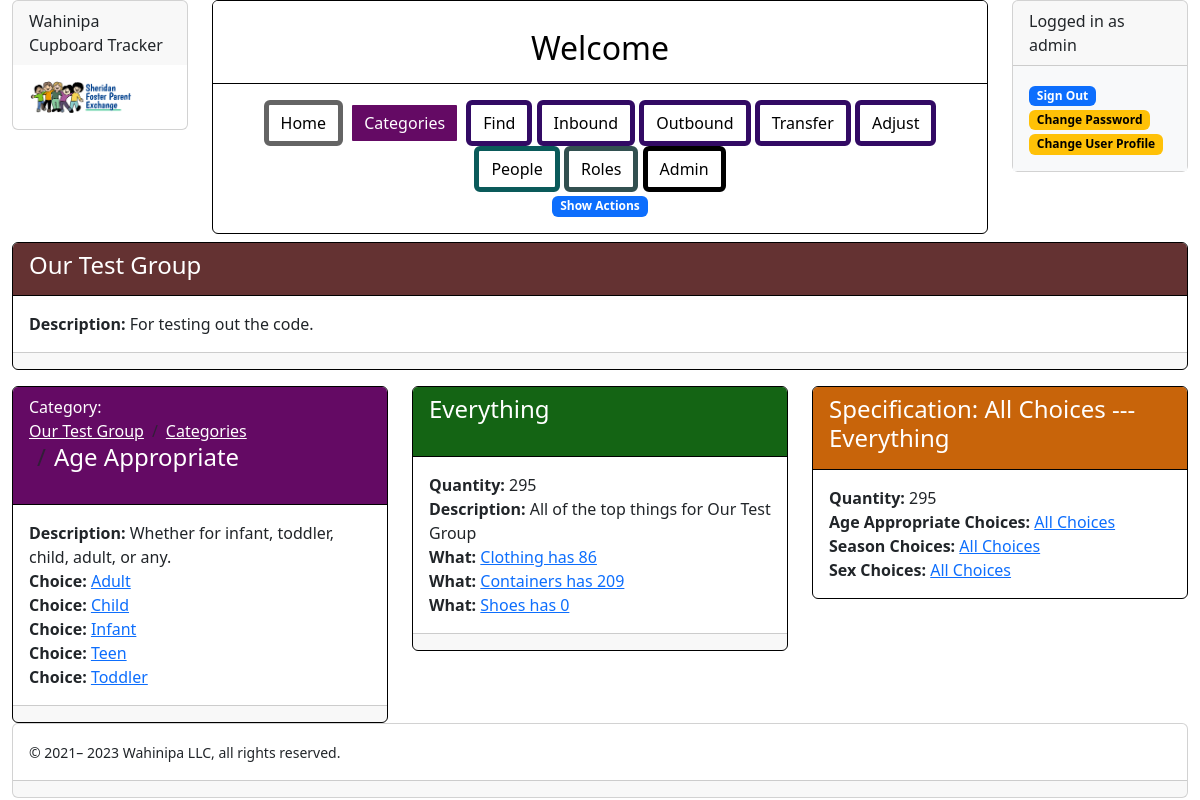
The app's page /wahinipa/category/view/role/1/1/1/8/3 (signed in) with its own data.
### www/tracking/modelling/people_model.py (models this page shows, shortened)
class User(CupboardDisplayContextMixin, IdModelMixin, database.Model, UserMixin):
    @property
    def is_active(self):
        return self.is_enabled
    singular_label = "Person"
    plural_label = "People"
    possible_tasks = ['update', 'delete', 'enable', 'disable']
    label_prefixes = {}
    flavor = "people"
    username = database.Column(database.String(255), nullable=False, unique=True)
    password = database.Column(database.String(255), nullable=False)
    is_enabled = database.Column(database.Boolean(), nullable=False, default=True)
    is_admin = database.Column(database.Boolean(), nullable=False, default=False)
    first_name = database.Column(database.Unicode(50), nullable=False, server_default=u'')
    last_name = database.Column(database.Unicode(50), nullable=False, server_default=u'')
    date_joined = database.Column(database.DateTime(), default=datetime.now())
    about_me = database.Column(database.Text(), nullable=False, server_default=u'')
    linkages = database.relationship('Linkage', backref='person', lazy=True, cascade='all, delete')
    root_assignments = database.relationship('RootAssignment', backref='person', lazy=True, cascade='all, delete')
    place_assignments = database.relationship('PlaceAssignment', backref='person', lazy=True, cascade='all, delete')
    universal_assignments = database.relationship('UniversalAssignment', backref='person', lazy=True,
                                                  cascade='all, delete')
    def is_linked(self, root):
        for link in self.linkages:
            if link.root == root:
                return True
        return False
    @property
    def is_the_super_admin(self):
        return self.username == 'admin'
    @property
    def may_edit_database(self):
        return self.is_the_super_admin
    def has_universal_role(self, name_of_role):
        def yes(assignment):
            return assignment.is_named(name_of_role)
        return any(map(yes, self.universal_assignments))
    def disable(self):
        self.is_enabled = False
    def enable(self):
        self.is_enabled = True

### www/tracking/modelling/root_model.py (models this page shows, shortened)
class Root(CupboardDisplayContextMixin, UniqueNamedBaseModel):
    singular_label = "Organizational Association"
    plural_label = "Organizational Associations"
    possible_tasks = ['update', 'delete']
    label_prefixes = {}
    flavor = "root"
    place_id = database.Column(database.Integer, database.ForeignKey('place.id'), unique=True, nullable=False)
    thing_id = database.Column(database.Integer, database.ForeignKey('thing.id'), unique=True, nullable=False)
    linkages = database.relationship('Linkage', backref='root', lazy=True, cascade='all, delete')
    categories = database.relationship('Category', backref='root', lazy=True, cascade='all, delete')
    assignments = database.relationship('RootAssignment', backref='root', lazy=True, cascade='all, delete')
    specifications = database.relationship('Specification', backref='root', lazy=True, cascade='all, delete')
    def has_role(self, person, name_of_role):
        def yes(assignment):
            return assignment.person == person and assignment.role.is_named(name_of_role)
        return any(map(yes, self.assignments))
    @property
    def generic_specification(self):
        return self.find_or_create_specification()
    def find_or_create_specification(self, choices=None, unknowns=None, date_created=None):
        from tracking.modelling.specification_model import Specification
        from tracking.modelling.specification_model import Specific
        from tracking.modelling.specification_model import UnknownSpecific
        if choices is None:
            choices = set()
        else:
            choices = set(choices)  # Allow any iterable
        if unknowns is None:
            unknowns = set()
        else:
            unknowns = set(unknowns)  # Allow any iterable
        if date_created is None:
            date_created = datetime.now()
        specification = self.find_specification(choices=choices, unknowns=unknowns)
        return specification
    def find_specification(self, choices=None, unknowns=None):
        if choices is None:
            choices = set()
        else:
            choices = set(choices)  # Allow any iterable
        if unknowns is None:
            unknowns = set()
        else:
            unknowns = set(unknowns)  # Allow any iterable
        for specification in self.specifications:
            if choices == specification.choices and unknowns == specification.unknowns:
                return specification
        return None
    def may_be_observed(self, viewer):
        return viewer.is_the_super_admin or viewer.is_linked(self)
    def viewable_children(self, viewer):
        if self.may_be_observed(viewer):
            return [self.place, self.thing]
        else:
            return []

### www/tracking/modelling/category_model.py (models this page shows, shortened)
class Category(CupboardDisplayContextMixin, NamedBaseModel):
    singular_label = 'Category'
    plural_label = 'Categories'
    possible_tasks = ['create', 'update', 'delete', 'add', 'remove']
    label_prefixes = {'create': 'Choice of '}
    flavor = "category"
    root_id = database.Column(database.Integer, database.ForeignKey('root.id'), nullable=False)
    choices = database.relationship('Choice', backref='category', lazy=True, cascade='all, delete')
    refinements = database.relationship('Refinement', backref='category', lazy=True, cascade='all, delete')
    unknown_specifics = database.relationship('UnknownSpecific', backref='category', lazy=True,
                                              cascade='all, delete')
    def viewable_children(self, viewer):
        return self.sorted_choices
    @property
    def parent_object(self):
        return CategoriesViewer(place=self.root.place, thing=self.root.thing)
    def add_extra_actions(self, context, navigator, viewer, thing=None):
        if False and thing and self.may_update(viewer):  # TODO: fix this
            if self in thing.category_list:
                task = 'remove'
                preposition = 'from'
            else:
                task = 'add'
                preposition = 'to'
            self.add_task(context, navigator, task, label=f' {self.name} {preposition} {thing.name}')
    @property
    def sorted_choices(self):
        return sorted(self.choices, key=name_is_key)

### www/tracking/modelling/choice_model.py (models this page shows, shortened)
class Choice(CupboardDisplayContextMixin, NamedBaseModel):
    singular_label = 'Choice'
    plural_label = 'Choices'
    possible_tasks = ['update', 'delete']
    label_prefixes = {}
    flavor = "choice"
    category_id = database.Column(database.Integer, database.ForeignKey('category.id'), nullable=False)
    specifications = database.relationship('Specific', backref='choice', lazy=True, cascade='all, delete')

### www/tracking/modelling/thing_model.py (models this page shows, shortened)
class Thing(RootDescendantMixin, PositioningMixin, CupboardDisplayContextMixin, NamedBaseModel):
    singular_label = "What"
    plural_label = "Things"
    possible_tasks = ['create', 'update', 'delete']
    label_prefixes = {'create': 'Kind of '}
    flavor = "thing"
    roots = database.relationship('Root', backref='thing', lazy=True)
    refinements = database.relationship('Refinement', backref='thing', lazy=True)
    kind_of_id = database.Column(database.Integer, database.ForeignKey('thing.id'), index=True)
    kinds = database.relationship('Thing', lazy='subquery', backref=backref('kind_of', remote_side='Thing.id'))
    positionings = database.relationship('Positioning', backref='thing', lazy=True, cascade='all, delete')
    def prefix(self):
        return None
    @property
    def children(self):
        return self.kinds
    @property
    def parent_set(self):
        return set(self.parent_list)
    @property
    def complete_set(self):
        return self.parent_set | self.full_set
    @property
    def complete_set_of_categories(self):
        complete_set_of_categories = set()
        for thing in self.complete_set:
            complete_set_of_categories |= thing.categories
        return complete_set_of_categories
    @property
    def categories(self):
        return {refinement.category for refinement in self.refinements}
    @property
    def parent_object(self):
        return self.kind_of
    @property
    def parent_list(self):
        if self.is_top:
            return []
        else:
            return self.parent_object.parent_list + [self.parent_object]
    @property
    def root(self):
        from tracking.modelling.root_model import thing_root
        return thing_root(self)
    def viewable_children(self, viewer):
        return self.sorted_children

### www/tracking/routing/category_routes.py (the view)
@category_bp.route(
    '/view/<activity>/<int:place_id>/<int:destination_id>/<int:thing_id>/<int:specification_id>/<int:category_id>')
@login_required
def category_view(**kwargs):
    return CategoryViewHandler('category_bp.category_view', current_user, **kwargs).handle()

### www/tracking/contexts/card_display_attributes.py (called while the page is built)
def category_display_attributes(thing=None, **kwargs):
    attributes = {
        'display_context': {
            'add_tasks': True,
            'description': True,
            'prefix': 'Category: ',
            'url': True,
            'bread_crumbs': True,
            'children_attributes': {
                'choice': {
                    'notation': True,
                },
            },
        },
    }
    if thing:
        attributes['display_context']['extra_action_parameters'] = {
            'thing': thing,
        }
    return attributes

def destination_display_attributes(destination_prefix=None, **kwargs):
    return {
        'display_context': {
            'add_tasks': True,
            'description': True,
            'destination_quantity': True,
            'prefix': destination_prefix,
            'url': True,
            'bread_crumbs': True,
            'children_attributes': {
                'destination': {
                    'notation': True,
                    'destination_quantity': True,
                },
            },
        }
    }

def place_display_attributes(place_prefix=None, **kwargs):
    return {
        'display_context': {
            'source_quantity': True,
            'add_tasks': True,
            'description': True,
            'prefix': place_prefix,
            'url': True,
            'bread_crumbs': True,
            'children_attributes': {
                'place': {
                    'notation': True,
                    'source_quantity' : True,
                },
            },
        }
    }

def dual_view_childrens_attributes(**kwargs):
    return {
        'categories': categories_display_attributes,
        'category': category_display_attributes(**kwargs),
        'choice': choice_display_attributes,
        'destination': destination_display_attributes(**kwargs),
        'inventory': inventory_display_attributes,
        'place': place_display_attributes(**kwargs),
        'specification': specification_display_attributes,
        'thing': thing_display_attributes,
        'person': person_display_attributes,
        'people': person_display_attributes,
    }

### www/tracking/contexts/context.py (called while the page is built)
    def __setitem__(self, key, value):
        self.context.__setitem__(key, value)

    def add_context(self, context):
        for key, value in context.items():
            self[key] = value

    def append_to_list(self, list_key, value):
        if value:
            self.context.setdefault(list_key, []).append(value)

### www/tracking/templates/pages/category_view.j2 (shortened to what this page needs)
{% extends "pages/content.j2" %}
{% from 'macros/card_macros.j2' import row_of_3_child_cards, column_of_child_cards %}
{% from 'macros/target_block_macros.j2' import target_block %}
{% block innards %}
  {{ target_block(label=label, flavor=flavor, url=url, bread_crumb_list=bread_crumb_list, notations=notations, tasks=tasks) }}
  {{ row_of_3_child_cards(children[0:3]) }}
{% endblock %}

### www/tracking/templates/macros/card_macros.j2 (shortened to what this page needs)
{% from 'macros/button_macros.j2' import button_task %}
{% from 'macros/notation_macros.j2' import render_notations %}
{% from 'macros/bread_crumb_macros.j2' import render_bread_crumbs %}
{% macro card_view(prefix=None, label=None, url=None, flavor=None, bread_crumb_list=None, tasks=None, required_tasks=None) %}
  <div class="card{% if flavor %} card-flavor-{{ flavor }}{% endif %}">
    <div class="card-header">
      {% if bread_crumb_list %}
        {% if prefix %}{{ prefix }}{% endif %}{{ render_bread_crumbs(bread_crumb_list) }}
      {% elif url %}
        {% if prefix %}{{ prefix }}{% endif %}<a href="{{ url }}">{{ label }}</a>
      {% else %}
        <h4>{% if prefix %}{{ prefix }}{% endif %}{{ label }}</h4>
      {% endif %}
    </div>
    <div class="card-body">
      {{ caller() }}
    </div>
    {% if tasks or required_tasks %}
      <div class="card-footer">
      </div>
    {% endif %}
  </div>
{% endmacro %}
{% macro card_child(prefix=None, label=None, notations=None, flavor=None, url=None, bread_crumb_list=None, tasks=None, required_tasks=None) %}
  {% call card_view(prefix=prefix, label=label, url=url, flavor=flavor, bread_crumb_list=bread_crumb_list, tasks=tasks, required_tasks=required_tasks) %}
    {{ render_notations(notations) }}
  {% endcall %}
{% endmacro %}
{% macro row_of_3_child_cards(children) %}
  {{ row_of_child_cards(children, column_width=4) }}
{% endmacro %}
{% macro row_of_child_cards(children, column_width=6) %}
  {% if children %}
    <div class="row mt-2">
      {% for child in children %}
        <div class="col-md-{{ column_width }}">
          <div class="row mt-2">
            <div class="col-md-12">
              {{ card_child(**child) }}
            </div>
          </div>
        </div>
      {% endfor %}
    </div>
  {% endif %}
{% endmacro %}

### www/tracking/templates/macros/user_macros.j2 (shortened to what this page needs)
{% macro user_options(current_user) %}
  <div class="card">
    {% if current_user.is_authenticated %}
      {{ user_options_logged_in(current_user) }}
    {% else %}
      {{ user_options_logged_out() }}
    {% endif %}
  </div>
{% endmacro %}
{% macro user_options_logged_in(current_user) %}
  <div class="card-header">
    Logged in as {{ current_user.username }}
  </div>
  <div class="card-body bg-light">
    <a class="btn-md btn-primary" href="{{ url_for('people_bp.logout') }}" role="button"><span
        class="badge bg-primary">Sign Out</span></a>
    <a class="btn-md btn-warning" href="{{ url_for('people_bp.change_password') }}" role="button"><span
        class="badge bg-warning">Change Password</span></a>
    <a class="btn-md btn-warning" href="{{ url_for('people_bp.people_update', person_id=current_user.id) }}" role="button"><span
        class="badge bg-warning">Change User Profile</span></a>
  </div>
{% endmacro %}

### www/tracking/templates/macros/notation_macros.j2 (shortened to what this page needs)
{% macro render_notations(notations=None) %}
  {% if notations %}
    {% for notation in notations %}
      {{ render_notation(**notation) }}
    {% endfor %}
  {% endif %}
{% endmacro %}
{% macro render_notation(label=None, url=None, value=None, tag=None, lines=None) %}
  {% if label %}<b>{{ label }}: </b>{% endif %}
  {% if url %}<a href="{{ url }}">{% endif %}
{% if value %}{{ value }}{% endif %}
{% if label or value or tag %}<br>{% endif %}
{% if url %}</a>{% endif %}
{% endmacro %}

### www/tracking/templates/macros/bread_crumb_macros.j2
{% macro render_bread_crumbs(bread_crumb_list=None) %}
  {% if bread_crumb_list %}
    <nav aria-label="breadcrumb">
      <ul class="breadcrumb">
        {% for crumb in bread_crumb_list %}
          {{ bread_crumb_item(**crumb) }}
        {% endfor %}
      </ul>
    </nav>
  {% endif %}
{% endmacro %}
{% macro bread_crumb_item(label, url=None) %}
  {% if url %}
    <li class="breadcrumb-item">
      <a href="{{ url }}">{{ label }}</a>
    </li>
  {% else %}
    <li class="breadcrumb-item h4">
      {{ label }}
    </li>
  {% endif %}
{% endmacro %}

### records on screen
User: username "admin"
Root: name "Our Test Group", label "Description", description "For testing out the code."
Category: prefix "Category:", bread_crumb_list "Categories", name "Age Appropriate", label "Description", description "Whether for infant, toddler, child, adult, or any."
Choice: label "Choice", name "Adult"
Choice: label "Choice", name "Child"
Choice: label "Choice", name "Infant"
Choice: label "Choice", name "Teen"
Choice: label "Choice", name "Toddler"
Thing: name "Everything", notations "Quantity" "What" "What" "What", notations "295" "Clothing has 86" "Containers has 209" "Shoes has 0", label "Description", description "All of the top things for Our Test Group"

### other values on screen
{{ project_name }} "Wahinipa Cupboard Tracker"
{{ label }} "Home" "Categories" "Find" "Inbound" "Outbound" "Transfer" "Adjust" "People" "Roles" "Admin"
{{ label }} "Show Actions"
{{ prefix }} "Specification:"
{{ label }} "All Choices --- Everything"
{{ label }} "Quantity" "Age Appropriate Choices" "Season Choices" "Sex Choices"
{{ value }} "295" "All Choices" "All Choices" "All Choices"
